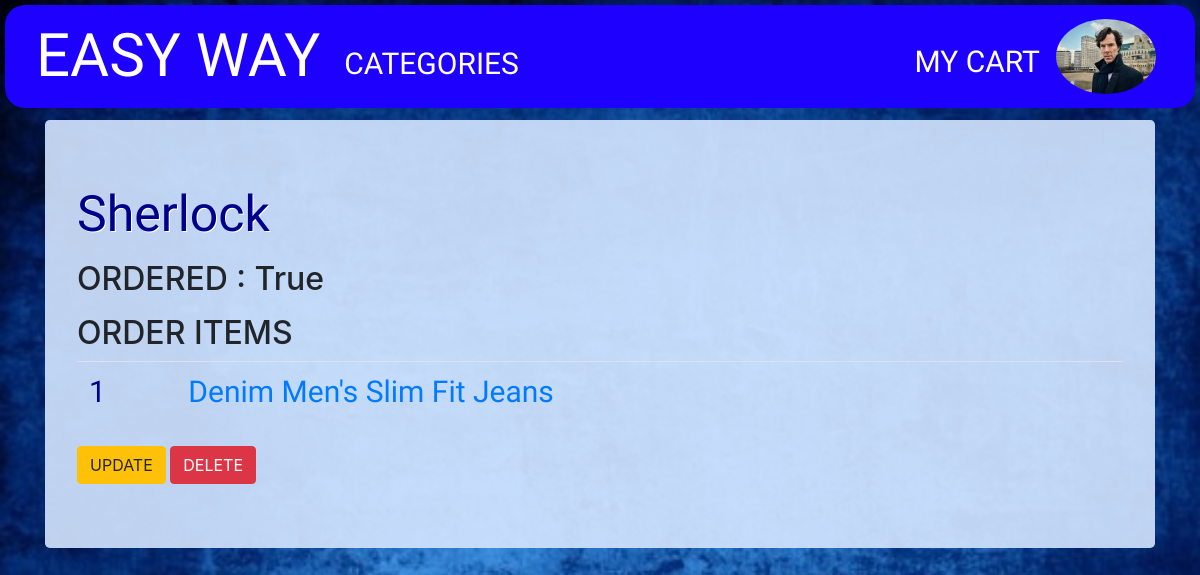
The page /orders/19/ (signed in) on the database its author committed.
### cart/models.py (models this page shows, shortened)
class Profile(models.Model):
    user = models.OneToOneField(User, on_delete=models.CASCADE)
    image = models.ImageField(default="defaultprofile.png",upload_to='profile_pics')

class Order(models.Model):
    customer = models.ForeignKey(User,on_delete=models.CASCADE)
    is_ordered = models.BooleanField(default = False)
    items = models.ManyToManyField(Orderitem)

class Orderitem(models.Model):
    customer = models.ForeignKey(User,on_delete=models.CASCADE)
    product = models.ForeignKey(Product,on_delete=models.CASCADE)
    is_ordered = models.BooleanField(default=False)
    quantity = models.IntegerField(default=1)

class Product(models.Model):
    title = models.CharField(max_length=200)
    image = models.ImageField(default="defaultpic.png",upload_to='products')
    category = models.ForeignKey(Category,on_delete=models.CASCADE)
    price = models.FloatField()
    seller = models.CharField(max_length=200)
    description = models.TextField()

### cart/views.py (the view)
# urls.py: path('orders/<pk>/',OrderDV.as_view(),name='orderdetail'),
class OrderDV(LoginRequiredMixin,UserPassesTestMixin,DetailView):
    model = Order
    def test_func(self):
        return self.request.user.is_superuser

### cart/templates/cart/order_detail.html (shortened to what this page needs)
{% extends "cart/base.html" %}
{% block content %}
<div class="jumbotron">
  <h1>{{object.customer}}</h1>
  <h2>ORDERED : {{object.is_ordered }}</h2>
  <h2>ORDER ITEMS</h2>
  {% for item in object.items.all %}
  <table class="table" >
  <tr>
  <td><h3>{{ forloop.counter}}</h3></td>
    <td>  <h3><a href="{% url 'orderitemdetail' item.id %}">{{item.product.title}}</a></h3>
    </td>
</tr>
</table>
  {% endfor %}
  <a class="btn btn-warning" href="{% url 'orderupdate' object.id %}">UPDATE</a>
  <a class="btn btn-danger" href="{% url 'orderdelete' object.id %}">DELETE</a>
  </div>
{% endblock %}

### cart/templates/cart/base.html (shortened to what this page needs)
<!DOCTYPE html>
{% load staticfiles %}
<html lang="en" dir="ltr">
  <head>
    <link rel="stylesheet" href="https://stackpath.bootstrapcdn.com/bootstrap/4.3.1/css/bootstrap.min.css">
  </head>
  <body  class=""style="background-image: url('{% static "p.jpg"%}');background-size:cover;background-attachment: fluid;">
    <nav class=" navbar fixed-top navbar-expand-lg " style="background-color:#1e00ff;margin:5px;border-radius:20px;padding-top:1px;padding-bottom:2px">
      <div class="container-fluid">
      <a class="navbar-brand" style="font-size:60px;font-family: 'Changa One', cursive;color:white;" href="{% url 'productlist' %}">EASY WAY</a>
      <div class="collapse navbar-collapse" id="navbarSupportedContent">
 <div class="navbar-nav mr-auto" >
        <a class="nav-item nav-link "style="font-size:30px;font-family: 'Calistoga', cursive;color:white;margin-top:15px" href="{% url 'categorylist' %}">CATEGORIES</a>
</div>
  <div class="navbar-nav ml-auto " >
        {% if user.is_authenticated %}
        <a class="nav-item nav-link" style="font-size:30px;font-family: 'Calistoga', cursive;margin-top:20px;color:white;" href="{% url 'mycart' %}">MY CART</a>
        <a class="nav-item nav-link"  href="{%url 'profile'%}"><img  style="border-radius:50%;height:75px;width:100px"src="{{ request.user.profile.image.url }}" ></a>
        {% else %}
        <a class="nav-item nav-link" style="font-size:30px;font-family: 'Calistoga', cursive;color:white;" href="{% url 'login' %}">LOGIN</a>
        <a class="nav-item nav-link" style="font-size:30px;font-family: 'Calistoga', cursive;color:white;" href="{% url 'register' %}">REGISTER</a>
        {% endif %}
</div>
</div>
    </div>
    </nav>
<div class="container" style="margin-top:150">
    {% block content %}
    {% endblock %}
  </div>
  </body>
</html>

### cart/templates/cart/base.html (style rules this page uses)
h1 { color:darkblue; text-shadow: 1px 1px #ffffff ; font-family: 'Calistoga'; font-size:50px; }
h3 { color:darkblue; font-family: 'Alatsi', sans-serif; font-size:30px; }
.jumbotron { background:rgba(212, 230, 255, 0.9) }

### rows shown on the page
Order: customer "Sherlock", is_ordered "True"
Orderitem: product "Denim Men's Slim Fit Jeans"
